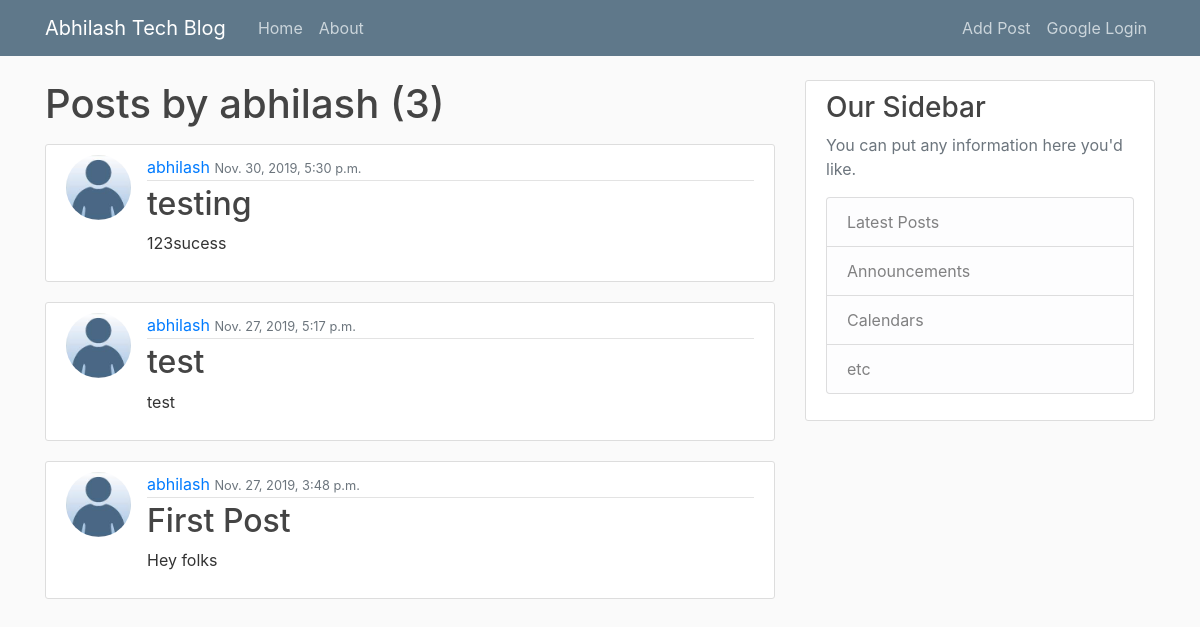
Screenshot of /user/abhilash with the database file from the repository.
### blogApp/models.py (models this page shows, shortened)
class Post(models.Model):
    title = models.CharField(max_length=100)
    content = models.TextField()
    date_posted = models.DateTimeField(default=timezone.now)
    author = models.ForeignKey(User, on_delete=models.CASCADE)

### user/models.py (models this page shows, shortened)
class Profile(models.Model):
    user = models.OneToOneField(User, on_delete=models.CASCADE)
    image = models.ImageField(default='default.jpg', upload_to='profile_pics')

### blogApp/views.py (the view)
# urls.py: path('user/<str:username>', UserPostListView.as_view(), name='user-posts'),
class UserPostListView(ListView):
    model = Post
    template_name = 'blogApp/user_posts.html' #<app>/<model>_<viewtype>.html
    context_object_name = 'posts'
    paginate_by = 5
    def get_queryset(self):
        user = get_object_or_404(User, username=self.kwargs.get('username'))
        return Post.objects.filter(author=user).order_by('-date_posted')

### templates/blogApp/user_posts.html (shortened to what this page needs)
{% extends "blogApp/base.html" %}
{% block content %}
  <h1 class="mb-3">Posts by {{view.kwargs.username}} ({{ page_obj.paginator.count }})</h1>
  {% for post in posts %}
    <article class="media content-section">
    <img class="rounded-circle article-img" src="{{ post.author.profile.image.url }}">
    <div class="media-body">
    <div class="article-metadata">
    <a class="{% url 'user-posts' post.author.username %}" href="#">{{ post.author }}</a>
    <small class="text-muted">{{ post.date_posted }}</small>
    </div>
    <h2><a class="article-title" href="{% url 'post-detail' post.id %}">{{ post.title }}</a></h2>
    <p class="article-content">{{ post.content }}</p>
    </div>
    </article>
  {% endfor %}
{% endblock content%}

### static/css/blogApp/main.css (style rules this page uses)
body { background: #fafafa; color: #333333; margin-top: 5rem; }
h1, h2, h3, h4, h5, h6 { color: #444444; }
.content-section { background: #ffffff; padding: 10px 20px; border: 1px solid #dddddd; border-radius: 3px; margin-bottom: 20px; }
.article-title { color: #444444; }
.article-content { white-space: pre-line; }
.article-img { height: 65px; width: 65px; margin-right: 16px; }
.article-metadata { padding-bottom: 1px; margin-bottom: 4px; border-bottom: 1px solid #e3e3e3 }

### rows the page displays
Post: author.profile.image (placeholder picture), author "abhilash", date_posted "Nov. 30, 2019, 5:30 p.m.", title "testing", content "123sucess"
Post: author.profile.image (placeholder picture), author "abhilash", date_posted "Nov. 27, 2019, 5:17 p.m.", title "test", content "test"
Post: author.profile.image (placeholder picture), author "abhilash", date_posted "Nov. 27, 2019, 3:48 p.m.", title "First Post", content "Hey folks"

### other values shown
{{ view.kwargs.username }} "abhilash"
{{ page_obj.paginator.count }} "3"
